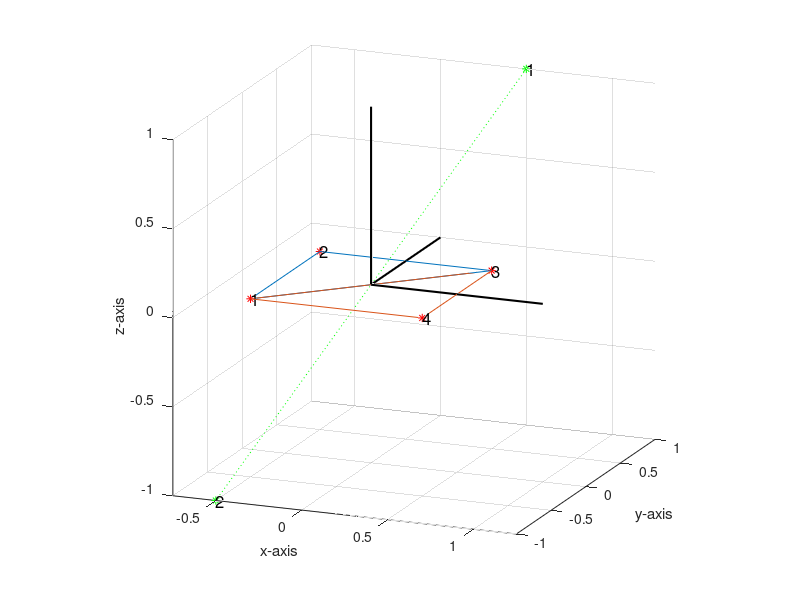

Write MATLAB code to recreate this figure. (Note: this script raises an error after producing the figure.)
% demo_dml_dsa
% A. van Oosterom;

clear

% demo of  dml and dsa  
% specify vertices of two triangles

% NBNB: all results expressed in units(4*pi) and with unit conductivity of
% an (infinite) medium

% parameters to play with: a; b; ITRI; P1; P2; nobs

a=1; b=1; 

VER=[-a/2  -b/2 0;
     -a/2   b/2 0;
      a/2   b/2 0;
      a/2  -b/2 0;];

figure(1)
clf
nver=size(VER,1);

for i=1:nver,
    plot3(VER(i,1),VER(i,2),VER(i,3),'r*')
    text(VER(i,1),VER(i,2),VER(i,3),num2str(i),'fontsize',12)
    hold on
end
grid on

plot3([0 1],[0 0], [0 0],'k' ,'linewidth',1.5)
plot3([0 0],[0 1], [0 0],'k' ,'linewidth',1.5)
plot3([0 0],[0 0], [0 1],'k' ,'linewidth',1.5)
xlabel('x-axis'); ylabel('y-axis'); zlabel('z-axis')


ITRI=[1 2 3;
      3 4 1];
ntri=size(ITRI,1);

% monolayer distributed over the two triangles, elsewhere zero
s=ones(4,1); % monolayer strength at vertices 1:4

% s=[0 0 1 0]'
% s=[0 1 1 0]'

for i=1:ntri,
    quatro=[ITRI(i,:) ITRI(i,1)];
    plot3(VER(quatro,1),VER(quatro,2), VER(quatro,3))
end

P1=2*[ 0.25  0.5  0.5];
P2=2*[-0.25 -0.5 -0.5];

plot3(P1(1),P1(2),P1(3),'*g')
text(P1(1),P1(2),P1(3),num2str(1),'fontsize',12)

plot3(P2(1),P2(2),P2(3),'*g') 
text(P2(1),P2(2),P2(3),num2str(2),'fontsize',12)

plot3([P1(1) P2(1)],[P1(2) P2(2)], [P1(3) P2(3)],':g') % line segment carrying the observation points 
% (((note that the line in this example is not normal to either of the
% source triangles

view(22,16)
axis equal
pause

nobs=401;
lambda=(0:nobs-1)/(nobs-1);
OBS=(1-lambda)'*P1+lambda'*P2;

phi=zeros(nobs,1);
psi=zeros(nobs,1);

small=1.e-4;

for i=1:nobs,
    
    obs=OBS(i,:);
    
    PSI=dml(VER,ITRI,obs); % size(ntri,3)
    PHI=dsa(VER,ITRI,obs,small)'; % size(ntri,3)
    
    for j=1:ntri,
        tris=ITRI(j,:);
        psi(i)=psi(i)+PSI(j,:)*s(tris);
        phi(i)=phi(i)+PHI(j,:)*s(tris);
    end
end


figure(2)
clf
plot(lambda,psi) % mono layer
xlabel('lambda(obs) along line connecting P1 to P2')
ylabel('potential')
title(['source strengths at vertices:  ' num2str(s')])
hold on
plot(lambda,phi,'r')  % double layer

% NOTE: obs crosses the source triangles triangles for lambda=0.5
% where phi is continuous, while its derivative is not

% locations of P1,P2, the vertices of the triangles,  as well as of the source strenghths at the vertices may be changed to
% study the nature of the field generated
